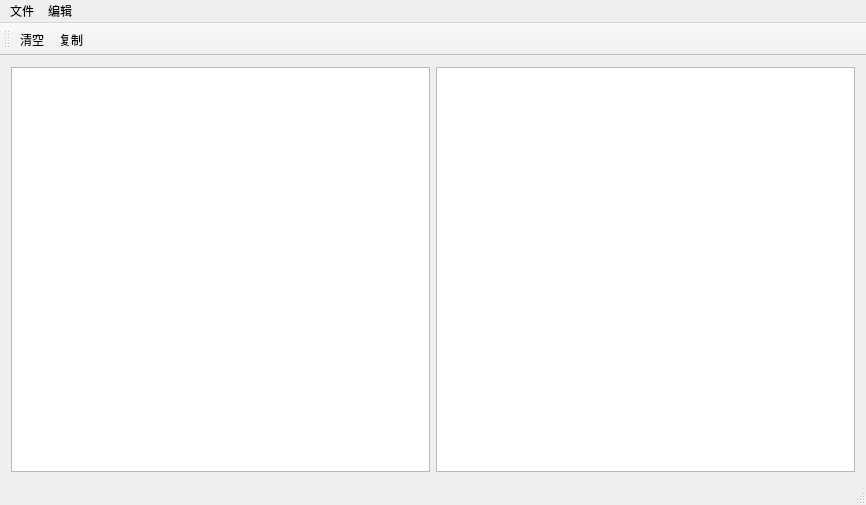
<?xml version="1.0" encoding="UTF-8"?>
<ui version="4.0">
 <class>PDF_TABClass</class>
 <widget class="QMainWindow" name="PDF_TABClass">
  <property name="geometry">
   <rect>
    <x>0</x>
    <y>0</y>
    <width>866</width>
    <height>505</height>
   </rect>
  </property>
  <property name="windowTitle">
   <string>PDF_TAB</string>
  </property>
  <property name="windowIcon">
   <iconset>
    <normaloff>Resources/mico.png</normaloff>Resources/mico.png</iconset>
  </property>
  <widget class="QWidget" name="centralWidget">
   <layout class="QGridLayout" name="gridLayout">
    <item row="0" column="0">
     <layout class="QVBoxLayout" name="verticalLayout">
      <item>
       <layout class="QHBoxLayout" name="horizontalLayout">
        <item>
         <widget class="QPlainTextEdit" name="plainTextInput">
          <property name="cursorWidth">
           <number>1</number>
          </property>
         </widget>
        </item>
        <item>
         <widget class="QPlainTextEdit" name="plainTextOutput">
          <property name="readOnly">
           <bool>true</bool>
          </property>
         </widget>
        </item>
       </layout>
      </item>
     </layout>
    </item>
   </layout>
  </widget>
  <widget class="QMenuBar" name="menuBar">
   <property name="geometry">
    <rect>
     <x>0</x>
     <y>0</y>
     <width>866</width>
     <height>23</height>
    </rect>
   </property>
   <widget class="QMenu" name="menuflie">
    <property name="title">
     <string>文件</string>
    </property>
    <addaction name="actionRun"/>
   </widget>
   <widget class="QMenu" name="menu">
    <property name="title">
     <string>编辑</string>
    </property>
    <addaction name="actionClear"/>
    <addaction name="actionCopy"/>
   </widget>
   <addaction name="menuflie"/>
   <addaction name="menu"/>
  </widget>
  <widget class="QToolBar" name="mainToolBar">
   <attribute name="toolBarArea">
    <enum>TopToolBarArea</enum>
   </attribute>
   <attribute name="toolBarBreak">
    <bool>false</bool>
   </attribute>
   <addaction name="actionClear"/>
   <addaction name="actionCopy"/>
  </widget>
  <widget class="QStatusBar" name="statusBar"/>
  <action name="actionRun">
   <property name="text">
    <string>run</string>
   </property>
  </action>
  <action name="actionClear">
   <property name="icon">
    <iconset resource="PDF_TAB.qrc">
     <normaloff>:/PDF_TAB/Resources/clear.png</normaloff>:/PDF_TAB/Resources/clear.png</iconset>
   </property>
   <property name="text">
    <string>清空</string>
   </property>
   <property name="toolTip">
    <string>清空输入框</string>
   </property>
  </action>
  <action name="actionCopy">
   <property name="icon">
    <iconset resource="PDF_TAB.qrc">
     <normaloff>:/PDF_TAB/Resources/copy.png</normaloff>:/PDF_TAB/Resources/copy.png</iconset>
   </property>
   <property name="text">
    <string>复制</string>
   </property>
   <property name="toolTip">
    <string>复制输出文本</string>
   </property>
  </action>
 </widget>
 <layoutdefault spacing="6" margin="11"/>
 <resources>
  <include location="PDF_TAB.qrc"/>
 </resources>
 <connections>
  <connection>
   <sender>plainTextInput</sender>
   <signal>textChanged()</signal>
   <receiver>PDF_TABClass</receiver>
   <slot>inputChange()</slot>
   <hints>
    <hint type="sourcelabel">
     <x>228</x>
     <y>256</y>
    </hint>
    <hint type="destinationlabel">
     <x>449</x>
     <y>249</y>
    </hint>
   </hints>
  </connection>
  <connection>
   <sender>actionClear</sender>
   <signal>triggered()</signal>
   <receiver>PDF_TABClass</receiver>
   <slot>onClear()</slot>
   <hints>
    <hint type="sourcelabel">
     <x>-1</x>
     <y>-1</y>
    </hint>
    <hint type="destinationlabel">
     <x>449</x>
     <y>249</y>
    </hint>
   </hints>
  </connection>
  <connection>
   <sender>actionCopy</sender>
   <signal>triggered()</signal>
   <receiver>PDF_TABClass</receiver>
   <slot>onCopyOut()</slot>
   <hints>
    <hint type="sourcelabel">
     <x>-1</x>
     <y>-1</y>
    </hint>
    <hint type="destinationlabel">
     <x>449</x>
     <y>249</y>
    </hint>
   </hints>
  </connection>
 </connections>
 <slots>
  <slot>inputChange()</slot>
  <slot>onClear()</slot>
  <slot>onCopyOut()</slot>
 </slots>
</ui>
